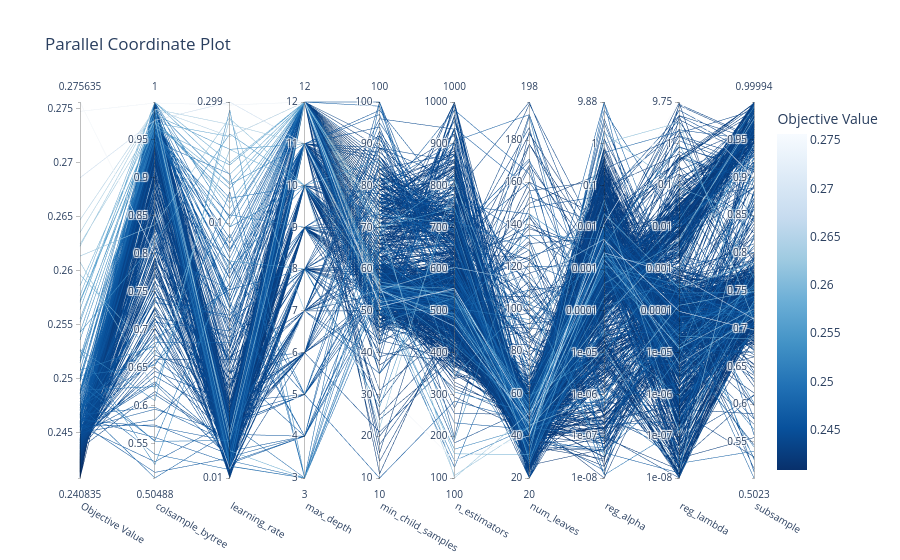

Write notebook code for a chart like this one.
### Code cell
optuna.visualization.plot_parallel_coordinate(study)

### Figure 1 — Plotly figure (JSON) as saved in the notebook; plotly's stock layout.template omitted (floating-point values rounded to 4 significant figures; data arrays with more than 128 entries replaced by an {"elided": "..."} marker saying what was removed)
{"data": [{"dimensions": [{"label": "Objective Value", "range": [0.2408, 0.2756], "values": {"elided": "1000 float values"}}, {"label": "colsample_bytree", "range": [0.5049, 1.0], "values": {"elided": "1000 float values"}}, {"label": "learning_rate", "range": [-2.0, -0.5241], "ticktext": ["0.01", "0.1", "0.299"], "tickvals": [-2.0, -1, -0.5241], "values": {"elided": "1000 float values"}}, {"label": "max_depth", "range": [3, 12], "values": {"elided": "1000 int values"}}, {"label": "min_child_samples", "range": [10, 100], "values": {"elided": "1000 int values"}}, {"label": "n_estimators", "range": [100, 1000], "values": {"elided": "1000 int values"}}, {"label": "num_leaves", "range": [20, 198], "values": {"elided": "1000 int values"}}, {"label": "reg_alpha", "range": [-7.998, 0.9948], "ticktext": ["1e-08", "1e-07", "1e-06", "1e-05", "0.0001", "0.001", "0.01", "0.1", "1", "9.88"], "tickvals": [-7.998, -7, -6, -5, -4, -3, -2, -1, 0, 0.9948], "values": {"elided": "1000 float values"}}, {"label": "reg_lambda", "range": [-7.999, 0.9888], "ticktext": ["1e-08", "1e-07", "1e-06", "1e-05", "0.0001", "0.001", "0.01", "0.1", "1", "9.75"], "tickvals": [-7.999, -7, -6, -5, -4, -3, -2, -1, 0, 0.9888], "values": {"elided": "1000 float values"}}, {"label": "subsample", "range": [0.5023, 0.9999], "values": {"elided": "1000 float values"}}], "labelangle": 30, "labelside": "bottom", "line": {"color": {"elided": "1000 float values"}, "colorbar": {"title": {"text": "Objective Value"}}, "colorscale": [[0, "rgb(247,251,255)"], [0.125, "rgb(222,235,247)"], [0.25, "rgb(198,219,239)"], [0.375, "rgb(158,202,225)"], [0.5, "rgb(107,174,214)"], [0.625, "rgb(66,146,198)"], [0.75, "rgb(33,113,181)"], [0.875, "rgb(8,81,156)"], [1, "rgb(8,48,107)"]], "reversescale": true, "showscale": true}, "type": "parcoords"}], "layout": {"title": {"text": "Parallel Coordinate Plot"}}}
